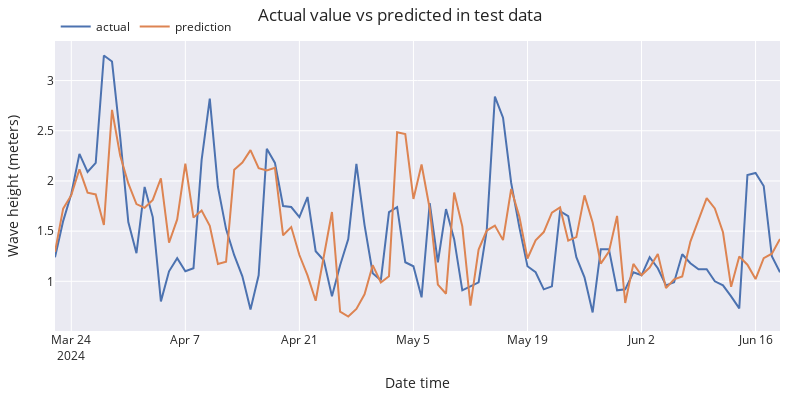

The cell this chart's notebook holds for it:
### Code cell
# Plot predictions vs real value
# ======================================================================================
fig = go.Figure()
trace1 = go.Scatter(x=df_test.index, y=df_test['wave_height'], name="actual", mode="lines")
trace2 = go.Scatter(x=predictions.index, y=predictions['pred'], name="prediction", mode="lines")
fig.add_trace(trace1)
fig.add_trace(trace2)
fig.update_layout(
    title="Actual value vs predicted in test data",
    xaxis_title="Date time",
    yaxis_title="Wave height (meters)",
    width=800,
    height=400,
    margin=dict(l=20, r=20, t=35, b=20),
    legend=dict(
        orientation="h",
        yanchor="top",
        y=1.1,
        xanchor="left",
        x=0.001
    )
)
fig.show()
